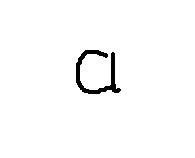
#> input picture Hafta6/a1.jpg, 195 x 158 px
$ python karakterKarsilastirma.py
#> lines starting #> are read from the running program, lines starting #| are printed output that depends on the picture

# coding: utf-8

# In[28]:

import matplotlib.pyplot as plt
import numpy as np

aList = []

img1 = plt.imread("a1.jpg")
#> img1 is the input picture: shape (158, 195, 3); min 0, max 255, mean 250.1
img1.ndim, img1.shape
img2 = plt.imread("a2.jpg")
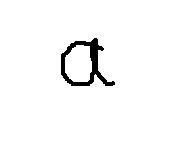
#> input picture Hafta6/a2.jpg, 195 x 158 px
#> img2 is the input picture: shape (158, 195, 3); min 0, max 255, mean 248.7
img2.ndim, img2.shape
img3 = plt.imread("a3.jpg")
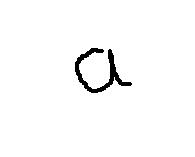
#> input picture Hafta6/a3.jpg, 195 x 157 px
#> img3 is the input picture: shape (157, 195, 3); min 0, max 255, mean 249.6
img3.ndim, img3.shape
img4 = plt.imread("a4.jpg")
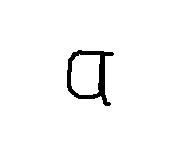
#> input picture Hafta6/a4.jpg, 195 x 157 px
#> img4 is the input picture: shape (157, 195, 3); min 0, max 255, mean 248.7
img4.ndim, img4.shape
img5 = plt.imread("a5.jpg")
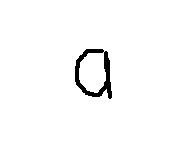
#> input picture Hafta6/a5.jpg, 195 x 157 px
#> img5 is the input picture: shape (157, 195, 3); min 0, max 255, mean 250
img5.ndim, img5.shape
img6 = np.zeros(img1.shape[0:2])
img6.shape
threshold = 120

aList.append(img1)
aList.append(img2)
aList.append(img3)
aList.append(img4)
aList.append(img5)

for k in aList:
    for i in range(k.shape[0]):
        for j in range(k.shape[1]):
            n = k[i,j,0]/3 + k[i,j,1]/3 + k[i,j,2]/3
            if n > threshold:
#> (the run stopped early here; a loop or call above may not have finished)
